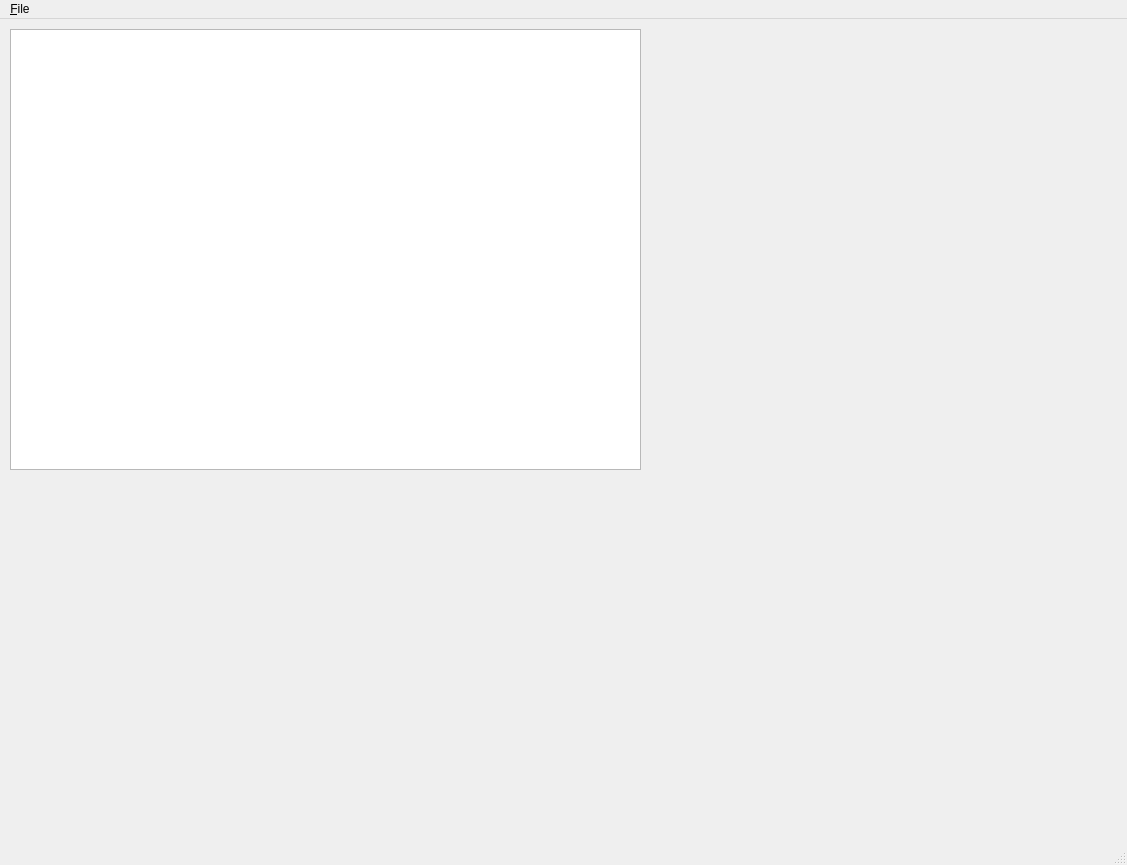
<?xml version="1.0" encoding="UTF-8"?>
<ui version="4.0">
 <class>MainWindow</class>
 <widget class="QMainWindow" name="MainWindow">
  <property name="geometry">
   <rect>
    <x>0</x>
    <y>0</y>
    <width>1127</width>
    <height>865</height>
   </rect>
  </property>
  <property name="windowTitle">
   <string>MainWindow</string>
  </property>
  <widget class="QWidget" name="centralwidget">
   <widget class="QGraphicsView" name="graphicsView">
    <property name="geometry">
     <rect>
      <x>10</x>
      <y>10</y>
      <width>631</width>
      <height>441</height>
     </rect>
    </property>
    <property name="sizeAdjustPolicy">
     <enum>QAbstractScrollArea::AdjustToContents</enum>
    </property>
   </widget>
  </widget>
  <widget class="QMenuBar" name="menubar">
   <property name="geometry">
    <rect>
     <x>0</x>
     <y>0</y>
     <width>1127</width>
     <height>20</height>
    </rect>
   </property>
   <widget class="QMenu" name="menu_File">
    <property name="title">
     <string>&amp;File</string>
    </property>
    <addaction name="action_Open"/>
   </widget>
   <addaction name="menu_File"/>
  </widget>
  <widget class="QStatusBar" name="statusbar"/>
  <action name="action_Open">
   <property name="text">
    <string>&amp;Open...</string>
   </property>
  </action>
 </widget>
 <resources/>
 <connections/>
</ui>
